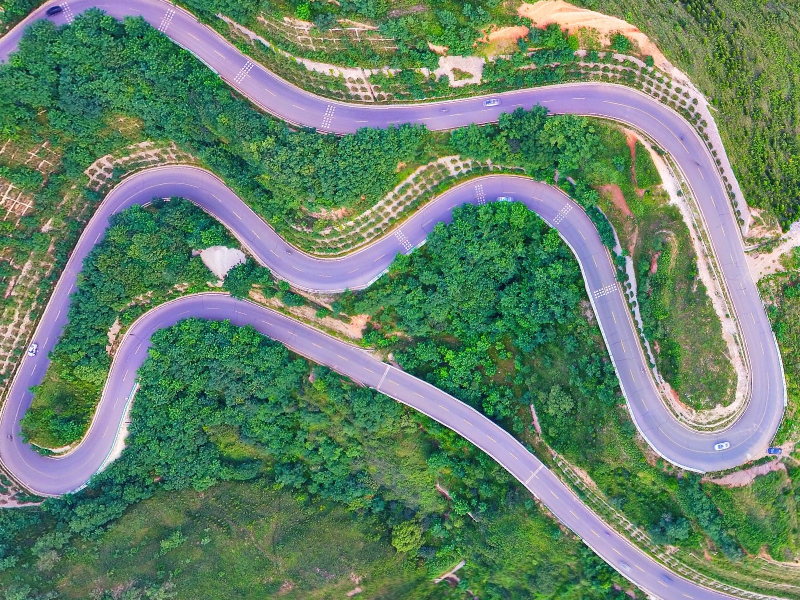
#> input picture img/2_r.png, 800 x 600 px
$ python create_train_data.py   (older library calls are emulated)
#> lines starting #> are read from the running program, lines starting #| are printed output that depends on the picture
### feature_matching/sift_matching.py
import cv2
import numpy as np
'''
 输入为两张图像的地址，返回值为指定阈值下的匹配
'''


def get_matches(img1, img2, sift_threshold):
    kp1, des1 = sift_kp(img1)
    kp2, des2 = sift_kp(img2)
    index1 = repeat_removal(kp1)
    index2 = repeat_removal(kp2)
    kp1 = np.array(kp1)[index1]
    kp2 = np.array(kp2)[index2]
    des1 = np.array(des1)[index1]
    des2 = np.array(des2)[index2]
    good_match = get_good_match(des1, des2, sift_threshold)
    matching_points_1, matching_points_2, des_1, des_2, match_index = get_matching_points(kp1, kp2, des1, des2, good_match)
    return matching_points_1, matching_points_2, des_1, des_2, match_index


# 去重返回值为不重复的值的下标
# [27 lines left out: functions repeat_removal, get_matching_points, not called in this run]


# 得到关键点
def sift_kp(image):
    gray_image = cv2.cvtColor(image, cv2.COLOR_RGB2GRAY)
    sift = cv2.xfeatures2d_SIFT.create()
    kp, des = sift.detectAndCompute(gray_image, None)
    return kp, des


# 做匹配
# [8 lines left out: function get_good_match, not called in this run]

### create_train_data.py
import matplotlib.pyplot as plt
import cv2
import numpy as np
from feature_matching import sift_matching
from knn.knn import K_NearestNeighbors
from match_descriptor.angle_sift import AngleSift
from match_descriptor.fuzzy_global_circle import FuzzyGlobalCircle


# 这个类用于部分的标记 即一张图提了点 只标记300个点
def get_partial_points(pre_matches):
    pre_matches_len = len(pre_matches)
    split_len = int(pre_matches_len / 30)
    index = np.array([], dtype=np.int)
    split_index = np.linspace(0, 9, 10, dtype=np.int)
    for i in range(30):
        index = np.append(index, split_index)
        if i != 29:
            split_index += split_len
    return pre_matches[index], index


# 图像路径
img1_path = "./img/2_r.png"
img2_path = "./img/2_s.png"
img1 = cv2.imread(img1_path)
#> img1 is the input picture: shape (600, 800, 3); mean B, G, R 107, 132, 103.2
img2 = cv2.imread(img2_path)
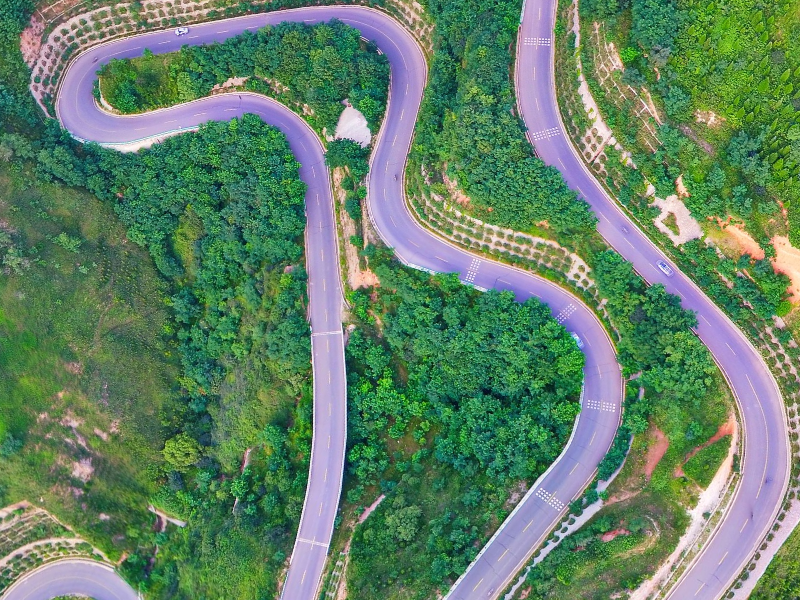
#> input picture img/2_s.png, 800 x 600 px
#> img2 is the input picture: shape (600, 800, 3); mean B, G, R 103.6, 130.7, 99.9
img1 = cv2.resize(img1, (800, 600))
img2 = cv2.resize(img2, (800, 600))
h_img = np.hstack((img1, img2))
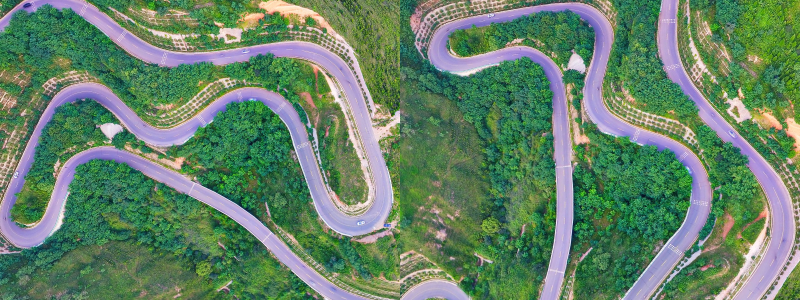
#> h_img: shape (600, 1600, 3) (shown at 1/2 size); mean B, G, R 105.3, 131.3, 101.5
sift_threshold = 1.0

# 通过sift进行预匹配
pre_matches1, pre_matches2, des1, des2, match_index = sift_matching.get_matches(img1, img2, sift_threshold)
#> in sift_kp, `gray_image = cv2.cvtColor(image, cv2.COLOR_RGB2GRAY)`:
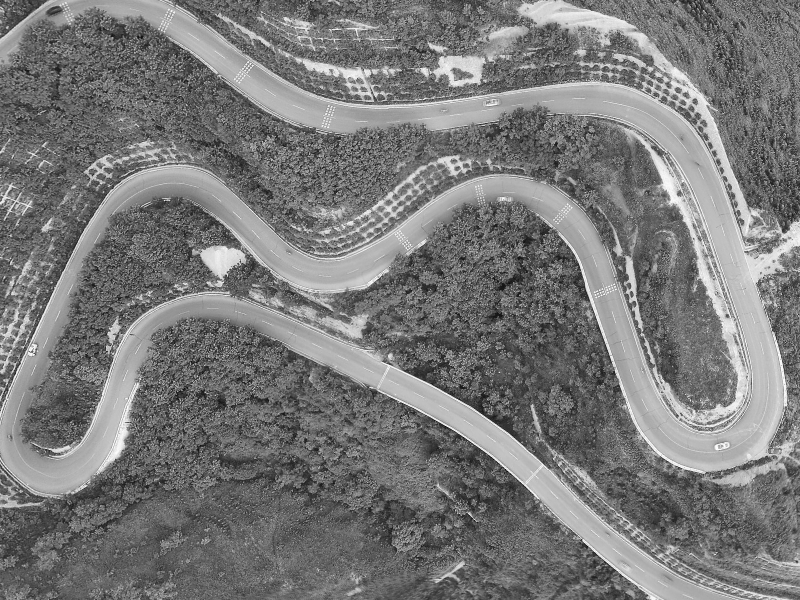
#> gray_image: shape (600, 800); min 11, max 254, mean 121.2
#> (the run stopped early here; a loop or call above may not have finished)
